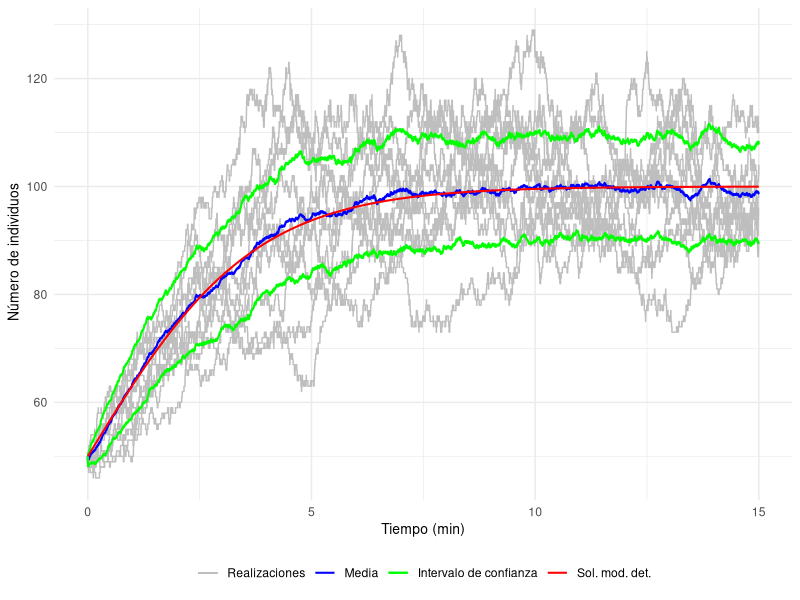

The R source for this figure:
## ---- chunk 1
# La librería "deSolve" incluye funciones que resuelven ecuaciones diferenciales ordinarias
library("deSolve")
# Usaremos la librería "ggplot2" para imprimir gráficamente los resultados
library("ggplot2")
## ---- chunk 2
tiempo_exponencial <- function(a0){
  r1 <- runif(n=1,min=0,max=1)
  return((1/a0)*log(1/r1))
}
## ---- chunk 3
Logistica_EDO <- function(t,state,parameters){
  with(as.list(c(state, parameters)), { 
    dX <- r * X *(1-X/k)
    list(dX)
  })
}
## ---- chunk 4

Logistica1_Gillespie <- function(r,k,x0,t0,tf){
  
  # Variable espacial que almacena el estado del sistema en tras cada reacción
  x <- x0
  # Variable espacial
  x_actual <- x0
  
  # Controlamos la extinción mediante una variable lógica
  extincion <- FALSE
  
  # Variable temporal
  t <- t0
  # Variable que almacena todos los tiempos de reacción
  t_imprimir <- t0
  
  # Cálculo de las propensidades individuales y de la propensidad total  
  a <- c(r*x_actual,(r*x_actual*(x_actual-1))/2*k)
  a0 <- sum(a)

  while(t<tf){ 
    
    # Calculamos el siguiente tiempo de reacción
    t <- t+tiempo_exponencial(a0)
    # Almacenamos el siguiente tiempo de reacción
    t_imprimir <- c(t_imprimir, t)
    
    if(t == Inf){
      
      x_actual <- 0
    
    }else{
      
      # Calculamos la siguiente reacción
      r2 <- runif(n=1, min=0, max=1)
      
      if(a[1]>=r2*a0)
        x_actual <- x_actual + 1
      else
        x_actual <- x_actual - 1
      
      # Calculamos las propensidades individuales y la propensidad total
      a <- c(r*x_actual,r*x_actual*(x_actual-1)/k)
      a0 <- sum(a)
    
      }
  
  
    # Almacenamos el estado del sistema
    x <- c(x,x_actual)
  }
  
  
  # Si la población se extingue cambiamos la variable extincion a TRUE
  if(x_actual == 0)
     extincion <- TRUE
  
  datos <- data.frame(t_imprimir=t_imprimir, x_imprimir=x, row.names = NULL)
  
  # Devolvemos una lista que nos indica si se ha extinguido la población 
  # y una base de datos con la evolución temporal del sistema
  return(list(extincion = extincion, datos = datos))
}

## ---- chunk 5

# Cuando consideramos la media o el intervalo de confianza de un conjunto de 
# realizaciones tenemos que hacerlo para el estado del sistema en un conjunto 
# de tiempos de muestreo. Utilizamos esta función auxiliar.
funcion_t_muestreo <- function(t_muestreo,df){
  x <- df$x
  t <- df$t
  j <- 1
  x_muestreo <- x[1]
  for(i in 2:length(t_muestreo)){
    if(t_muestreo[i]>t[j] & j<length(x)){
      x_muestreo <- c(x_muestreo,x[j])
      j <- j+1
    }else{
      x_muestreo <- c(x_muestreo,x[j])
    }
    
  }
  
  return(x=x_muestreo)
}
## ---- chunk 6

r <- 0.009
k <- 100
x0 <- 50
t0 <- 0
int <- 0.05
tf <- 15*60
t_muestreo <- seq(t0,tf,by=int)

# Número de realizaciones a realizar
n_realizaciones <- 50

# Definimos la base de datos en la que almacenaremos los distintos estados
# del sistema para cada tiempo
datos <- data.frame(t_muestreo)
# Definimos el gráfico que vamos a utilizar
grafico <- ggplot(data = datos)

for (i in 1:n_realizaciones) {
  realizacion <- Logistica1_Gillespie(r,k,x0,t0,tf)
  if(realizacion$extincion)
    warning(paste("Extinción de la población en la realización ", i))
  df <- realizacion$datos
  x_muestreo <- funcion_t_muestreo(t_muestreo,df)
  datos <- cbind(datos,x_muestreo) 
  
  # Mostramos únicamente las 10 primeras realizaciones de las 50 totales
  if(i<=10){
    imprimir <- data.frame(t_muestreo=t_muestreo,x_muestreo=x_muestreo)
    grafico <- grafico + 
      geom_line(data = imprimir, aes(x = t_muestreo/60, y = x_muestreo, color="Realizaciones"))
  }
}

# Definimos la base de datos en la que vamos a almacenar la media y la desviación típica de las realizaciones
datos_est <- data.frame(t_muestreo)

# Calculamos la media y la desviación típica del conjunto de realizaciones
media <- rowMeans(datos[2:(n_realizaciones+1)])
media2 <- rowMeans(datos[2:(n_realizaciones+1)]^2)
desvtipica <- sqrt(media2-media^2)

# Añadimos los valores obtenidos para cada tiempo
datos_est <- cbind(datos_est, media, desvtipica)
## ---- chunk 7
parameter <- c(r,k)
state <- c(X=x0)
times <- t_muestreo

# Resolvemos la EDO usando la función ode() de la librería "deSolve"
out <- ode(y=state, times = times, func = Logistica_EDO, parms = parameter)

# Convertimos el resultado de la función a una base de datos para poder representarlo gráficamente
out <- data.frame(out)
## ---- chunk 8

grafico <- grafico + geom_line(lwd=0.7,data=datos_est,aes(x = t_muestreo/60, y = media,color="Media"))
grafico <- grafico + geom_line(lwd=0.7,data=datos_est,aes(x = t_muestreo/60, y = media-desvtipica,color="Intervalo de confianza"))
grafico <- grafico + geom_line(lwd=0.7,data=datos_est,aes(x = t_muestreo/60, y = media+desvtipica,color="Intervalo de confianza"))
grafico <- grafico + geom_line(lwd=0.7,data=out,aes(x = time/60, y = X,color="Sol. mod. det."))

grafico <- grafico +
   labs(x = "Tiempo (min)", y = " Número de individuos") +
   theme_minimal() +
   theme(legend.title=element_blank(),legend.position = "bottom",
        axis.title.x = element_text(size = 10),  
        axis.title.y = element_text(size = 10)) +
   scale_color_manual(values = c("Realizaciones"="gray", "Media"="blue", "Intervalo de confianza"= "green", "Sol. mod. det." = "red"),
                      breaks = c("Realizaciones", "Media", "Intervalo de confianza", "Sol. mod. det."))

print(grafico)
